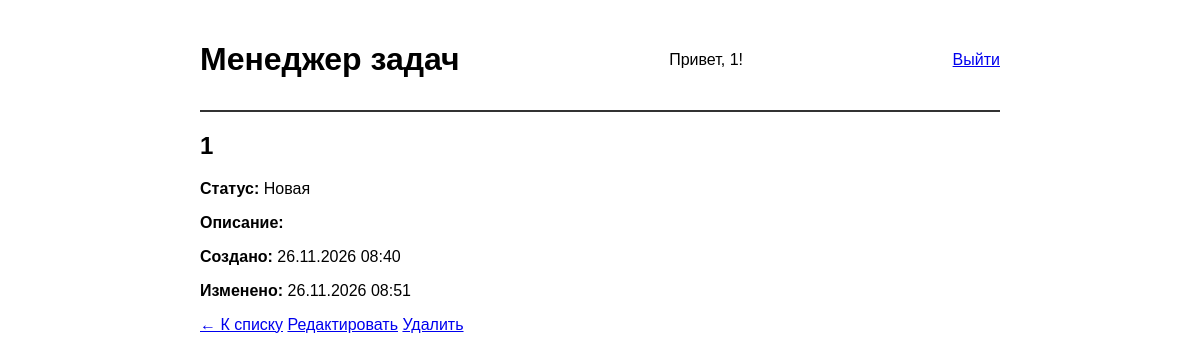
The page /tasks/1/ (signed in) on the database its author committed.
### tasks/models.py (models this page shows, shortened)
class Task(models.Model):
    STATUS_CHOICES = [
        ('todo', 'Новая'),
        ('in_progress', 'В работе'),
        ('done', 'Выполнена'),
    ]
    title = models.CharField(max_length=150, verbose_name="Название")
    description = models.TextField(blank=True, verbose_name="Описание")
    status = models.CharField(
        max_length=20,
        choices=STATUS_CHOICES,
        default='todo',
        verbose_name="Статус"
    )
    owner = models.ForeignKey(User, on_delete=models.CASCADE, verbose_name="Владелец")
    created_at = models.DateTimeField(auto_now_add=True, verbose_name="Создано")
    updated_at = models.DateTimeField(auto_now=True, verbose_name="Изменено")
    class Meta:
        ordering = ['-created_at', '-id']
        verbose_name = "Задача"
        verbose_name_plural = "Задачи"

### tasks/views.py (the view)
# urls.py: path('<int:pk>/', views.TaskDetailView.as_view(), name='detail'),
class TaskDetailView(LoginRequiredMixin, DetailView):
    model = Task
    template_name = 'tasks/task_detail.html'
    context_object_name = 'task'
    def get_queryset(self):
        return super().get_queryset().filter(owner=self.request.user)

### templates/tasks/task_detail.html
{% extends "base.html" %}
{% block content %}
<h2>{{ task.title }}</h2>
<p><strong>Статус:</strong> {{ task.get_status_display }}</p>
<p><strong>Описание:</strong> {{ task.description }}</p>
<p><strong>Создано:</strong> {{ task.created_at|date:"d.m.Y H:i" }}</p>
<p><strong>Изменено:</strong> {{ task.updated_at|date:"d.m.Y H:i" }}</p>
<a href="{% url 'tasks:list' %}">← К списку</a>
<a href="{% url 'tasks:update' task.pk %}">Редактировать</a>
<a href="{% url 'tasks:delete' task.pk %}">Удалить</a>
{% endblock %}

### templates/base.html (shortened to what this page needs)
{% load static %}
<!DOCTYPE html>
<html lang="ru">
<head>
    <link rel="stylesheet" href="{% static 'css/style.css' %}">
</head>
<body>
    <header>
        <h1>Менеджер задач</h1>
        {% if user.is_authenticated %}
            <span>Привет, {{ user.username }}!</span>
            <a href="{% url 'logout' %}">Выйти</a>
        {% else %}
            <a href="{% url 'login' %}">Войти</a>
        {% endif %}
    </header>
    <main>
        {% block content %}{% endblock %}
    </main>
</body>
</html>

### static/css/style.css (style rules this page uses)
body { font-family: Arial, sans-serif; max-width: 800px; margin: 0 auto; padding: 20px; }
header { display: flex; justify-content: space-between; align-items: center; border-bottom: 2px solid #333; padding-bottom: 10px; margin-bottom: 20px; }

### rows shown on the page
Task: title "1", status "Новая", created_at "26.11.2026 08:40", updated_at "26.11.2026 08:51"

### other values the page prints
{{ user.username }} "1"
